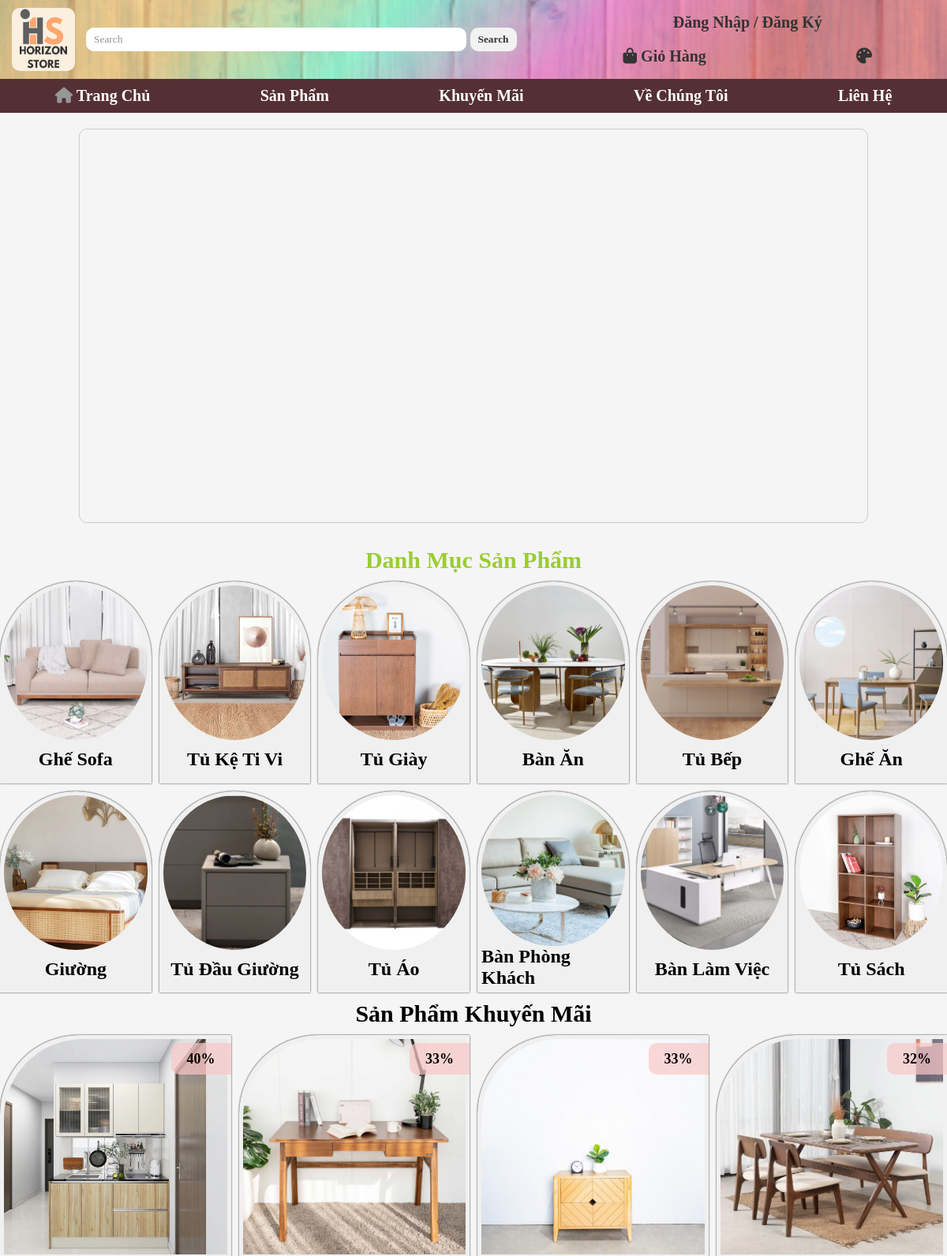
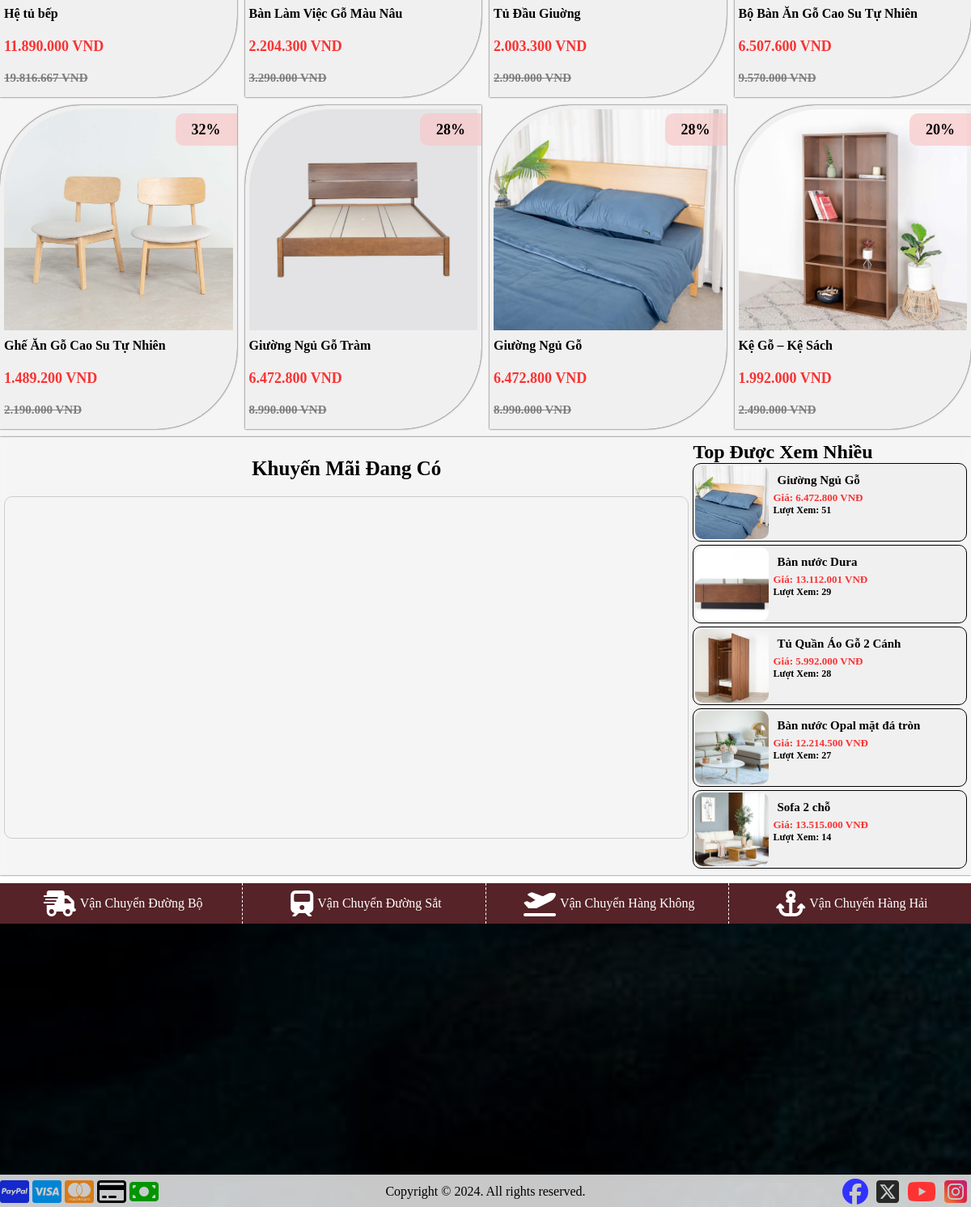
The page / on the database its author committed (2 pictures, top to bottom).
### tables this page shows
CREATE TABLE `categories` (
  `ID` int(11) NOT NULL,
  `Name` varchar(50) NOT NULL,
  `Image` text NOT NULL
);

CREATE TABLE `products` (
  `ID` int(11) NOT NULL,
  `Name` varchar(255) NOT NULL,
  `Price` int(11) NOT NULL,
  `Image` text NOT NULL,
  `Sale` int(11) NOT NULL,
  `Description` text NOT NULL,
  `Detail` text NOT NULL,
  `Quantity` int(11) NOT NULL,
  `Status` tinyint(4) NOT NULL,
  `Import_Date` date DEFAULT NULL,
  `Production_Date` date DEFAULT NULL,
  `Expiration_Date` date DEFAULT NULL,
  `View` int(11) NOT NULL,
  `Cat_ID` int(11) NOT NULL
);

### site/controllers/home_controller.php (called while the page is built)
<?php
class Home_Controller{
    public $Database;
    public $SQL_Database;
    public function __construct(){
        $this->Database = new Database_Model();
        $this->SQL_Database = new SQL_Database();
    }
    public function index(){
        $Conn = $this->Database->Connect();
        $sql = "SELECT * FROM products WHERE Sale >= 10 ORDER BY Sale DESC Limit 8";
        $stml = $Conn->prepare($sql);
        $stml->execute();
        $List_Sale_Products = $stml->fetchAll();
        $List_Cat = $this->SQL_Database->Get_Categories();
        $Top_View = $this->SQL_Database->Get_Top_Products_By_Collum('View','5');
        include_once 'site/views/home.php';
    }
}

### site/views/home.php (the view, shortened to what this page needs)
<div class="Background-All">
    <div class="container">
        <article>
            <div class="Banner"></div>
        </article>
        <div class="Title" style="color: yellowgreen;">
            <h1>Danh Mục Sản Phẩm</h1>
        </div>
        <div class="Category-Grid">
            <?php
            $Category = '';
            foreach ($List_Cat as $Cat) {
                $Category .= '
                        <a href="index.php?action=products&product-action=fill-cat&id=' . $Cat['ID'] . '" class="Product-Category">
                            <img src="public/img/Categories/' . $Cat['Image'] . '" alt="">
                            <h2>' . $Cat['Name'] . '</h2>
                        </a>
                    ';
            }
            echo $Category;
            ?>
        </div>
        <div class="Title">
            <h1>Sản Phẩm Khuyến Mãi</h1>
        </div>
        <div class="Sale-Grid">
            <?php
            $Sale = '';
            foreach ($List_Sale_Products as $List_Product) {
                $Sale .= '
                <a href="index.php?action=products&product-action=detail&id='.$List_Product['ID'].'" class="Product-Sale">
                    <div class="img-product"><img src="public/img/Products/' . $List_Product['Image'] . '" alt="' . $List_Product['Image'] . '"></div>
                    <div class="info-product">
                        <h4>' . $List_Product['Name'] . '</h4>
                        <h5>' . number_format(($List_Product['Price']) - ($List_Product['Price'] * $List_Product['Sale']) / 100, 0, ',', '.') . ' VND</h5>
                        <del>' . number_format($List_Product['Price'], 0, ',', '.') . ' VND</del>
                        <div class="Prd-Sale">' . $List_Product['Sale'] . '% </div>
                    </div>
                </a>';
            }
            echo $Sale;
            ?>
        </div>
        <div class="Rank-Table">
            <div class="Rank-Table-Left">
                <h2>Khuyến Mãi Đang Có</h2>
                <div class="Rank-Table-Banner"></div>
            </div>
            <div class="Rank-Table-Right">
                <h2>Top Được Xem Nhiều</h2>
                <div class="Rank-Table-Content">
                    <?php
                    $Rank_Views = '';
                    foreach ($Top_View as $Rank_View) {
                        $Rank_Views.= '
                            <a href="index.php?action=products&product-action=detail&id='.$Rank_View['ID'].'" class="Rank-Table-Card">
                                <img src="public/img/Products/'. $Rank_View['Image']. '" alt="'. $Rank_View['Image']. '">
                                <div class="Rank-Table-Card-Description">
                                    <h3>'. $Rank_View['Name']. '</h3>
                                    <h4>Giá: '. number_format(($Rank_View['Price']) - ($Rank_View['Price'] * $Rank_View['Sale']) / 100, 0, ',', '.') . ' VNĐ</h4>
                                    <h5>Lượt Xem: '. $Rank_View['View'] .'</h5>
                                </div>
                            </a>
                        ';
                    }
                    echo $Rank_Views;
                    ?>
                </div>
            </div>
        </div>
    </div>
</div>

### site/views/header.php (shortened to what this page needs)
<!DOCTYPE html>
<html lang="en">
<head>
    <link rel="stylesheet" href="public/css/style.css">
    <link rel="stylesheet" href="public/css/all.css">
</head>
<body>
    <header>
        <div class="header-bar">
            <div class="logo">
                <a href="index.php"><img src="public/img/Page/Horizon_Logo_M.png" alt=""></a>
            </div>
            <form class="search" method="post" action="index.php?action=products&product-action=search">
                <input type="text" name="Search" placeholder="Search">
                <input class="button-search" name="Sub" type="submit" value="Search"></input>
            </form>
            <div class="menu-right">
                <ul>
                <div class="Header-Profile">
                    <?php
                    if (isset($_SESSION['user'])) {
                        $User_Login = $_SESSION['user'];
                        $Role_Account = ($User_Login['Role'] == 0 || $User_Login['Role'] == 1)? 'Admin':'User' ;
                        $Avatar = '';
                        echo '<li><a href="index.php?action=user&useraction=profile">Xin Chào ' . $Role_Account . ' ' . $User_Login['Name'] . '</a></li>';
                        echo '<li><a href="index.php?action=user&useraction=logout">Đăng Xuất</a></li>';
                    } else {
                        echo '<li><a href="index.php?action=user&useraction=login_register">Đăng Nhập / Đăng Ký</a></li>';
                    }
                    ?>
                    </div>
                    <div class="Menu-Main">
                        <li><a href="index.php?action=cart"><i class="fa-solid fa-bag-shopping"></i> Giỏ Hàng </a></li>
                        <li class="Themer"><a href="<?php
                            if (isset($_SESSION['Themer']) && $_SESSION['Themer'] == 1){
                                echo 'index.php?Theme=Light';
                            } else if (isset($_SESSION['Themer']) && $_SESSION['Themer'] == 0){
                                echo 'index.php?Theme=Dark';
                            }
                        ?>"><label class="Switch" for="BGC"><i class="fa-solid fa-palette" style="background-color: transparent;"></i></label></a></li>
                    </div>
                </ul>
            </div>
        </div>
    </header>
    <nav class="User-Nav-Page">
        <div class="container">
            <div class="menu">
                <ul>
                    <li><a href="index.php"><i class="fa-solid fa-house" style="color: rgb(150,150,150);"></i> Trang Chủ</a></li>
                    <li><a href="index.php?action=products">Sản Phẩm</a></li>
                    <li><a href="index.php?action=sale">Khuyến Mãi</a></li>
                    <li><a href="index.php?action=about">Về Chúng Tôi</a></li>
                    <li><a href="index.php?action=contact">Liên Hệ</a></li>
                </ul>
            </div>
        </div>
    </nav>

### index.php (shortened to what this page needs)
<?php
include_once 'site/views/header.php';
$Action = isset($_GET['action']) ? $_GET['action'] : 'index';
switch ($Action) {
    case 'index':
        include_once 'site/controllers/home_controller.php';
        $Home_Page = new Home_Controller();
        $Home_Page->index();
        break;
}
include_once 'site/views/footer.php';

### site/views/footer.php (shortened to what this page needs)
<footer>
    <div class="Footer-Top-Bar">
        <div class="Footer-Content">
            <div class="Footer-Top">
                <div class="Shipping-Method"><i class="fa-solid fa-truck-fast fa-2x"></i>Vận Chuyển Đường Bộ</div>
                <div class="Shipping-Method"><i class="fa-solid fa-train fa-2x"></i> Vận Chuyển Đường Sắt</div>
                <div class="Shipping-Method"><i class="fa-solid fa-plane-departure fa-2x"></i> Vận Chuyển Hàng Không</div>
                <div class="Shipping-Method"><i class="fa-solid fa-anchor fa-2x"></i> Vận Chuyển Hàng Hải</div>
            </div>
        </div>
    </div>
    <div class="Footer-Main-Bar">
    </div>
    <div class="Footer-Bottom-Bar">
        <div class="Footer-Content">
            <div class="Footer-Left">
                <i class="fa-brands fa-cc-paypal fa-2x" style="color: rgb(20 40 203);"></i>
                <i class="fa-brands fa-cc-visa fa-2x" style="color: rgb(0 132 213);"></i>
                <i class="fa-brands fa-cc-mastercard fa-2x" style="color: rgb(217 123 22);"></i>
                <i class="fa-regular fa-credit-card fa-2x"></i>
                <i class="fa-solid fa-money-bill fa-2x" style="color: rgb(0,150,0);"></i>
            </div>
            <div class="Footer-Center">
                <p>Copyright © 2024. All rights reserved.</p>
            </div>
            <div class="Footer-Right">
                <a href="#"><i class="fa-brands fa-facebook fa-2x" style="color: rgb(50,50,255);"></i></a>
                <a href="#"><i class="fa-brands fa-square-x-twitter fa-2x" style="color: rgb(40,40,40);"></i></a>
                <a href="#"><i class="fa-brands fa-youtube fa-2x" style="color: rgb(255,50,50);"></i></a>
                <a href="#"><i class="fa-brands fa-square-instagram fa-2x" style="background-image: linear-gradient(45deg, #f09433 0%, #e6683c 25%, #dc2743 50%, #cc2366 75%, #bc1888 100%); background-clip: text; -webkit-text-fill-color: transparent;"></i></a>
            </div>
        </div>
    </div>
</footer>
</body>
<html

### rows shown on the page
categories: Image (picture), Name "Ghế Sofa"
categories: Image (picture), Name "Tủ Kệ Ti Vi"
categories: Image (picture), Name "Tủ Giày"
categories: Image (picture), Name "Bàn Ăn"
categories: Image (picture), Name "Tủ Bếp"
categories: Image (picture), Name "Ghế Ăn"
categories: Image (picture), Name "Giường"
categories: Image (picture), Name "Tủ Đầu Giường"
categories: Image (picture), Name "Tủ Áo"
categories: Image (picture), Name "Bàn Phòng Khách"
categories: Image (picture), Name "Bàn Làm Việc"
categories: Image (picture), Name "Tủ Sách"
products: Image (picture), Name "Hệ tủ bếp", ($List_Product['Price']) - ($List_Product['Price'] * $List_Product['Sale']) / 100 "11.890.000", Price "19.816.667", Sale "40"
products: Image (picture), Name "Bàn Làm Việc Gỗ Màu Nâu", ($List_Product['Price']) - ($List_Product['Price'] * $List_Product['Sale']) / 100 "2.204.300", Price "3.290.000", Sale "33"
products: Image (picture), Name "Tủ Đầu Giuờng", ($List_Product['Price']) - ($List_Product['Price'] * $List_Product['Sale']) / 100 "2.003.300", Price "2.990.000", Sale "33"
products: Image (picture), Name "Bộ Bàn Ăn Gỗ Cao Su Tự Nhiên", ($List_Product['Price']) - ($List_Product['Price'] * $List_Product['Sale']) / 100 "6.507.600", Price "9.570.000", Sale "32"
products: Image (picture), Name "Ghế Ăn Gỗ Cao Su Tự Nhiên", ($List_Product['Price']) - ($List_Product['Price'] * $List_Product['Sale']) / 100 "1.489.200", Price "2.190.000", Sale "32"
products: Image (picture), Name "Giường Ngủ Gỗ Tràm", ($List_Product['Price']) - ($List_Product['Price'] * $List_Product['Sale']) / 100 "6.472.800", Price "8.990.000", Sale "28"
products: Image (picture), Name "Giường Ngủ Gỗ", ($List_Product['Price']) - ($List_Product['Price'] * $List_Product['Sale']) / 100 "6.472.800", Price "8.990.000", Sale "28", ($Rank_View['Price']) - ($Rank_View['Price'] * $Rank_View['Sale']) / 100 "6.472.800", View "51"
products: Image (picture), Name "Kệ Gỗ – Kệ Sách", ($List_Product['Price']) - ($List_Product['Price'] * $List_Product['Sale']) / 100 "1.992.000", Price "2.490.000", Sale "20"
products: Image (picture), Name "Bàn nước Dura", ($Rank_View['Price']) - ($Rank_View['Price'] * $Rank_View['Sale']) / 100 "13.112.001", View "29"
products: Image (picture), Name "Tủ Quần Áo Gỗ 2 Cánh", ($Rank_View['Price']) - ($Rank_View['Price'] * $Rank_View['Sale']) / 100 "5.992.000", View "28"
products: Image (picture), Name "Bàn nước Opal mặt đá tròn", ($Rank_View['Price']) - ($Rank_View['Price'] * $Rank_View['Sale']) / 100 "12.214.500", View "27"
products: Image (picture), Name "Sofa 2 chỗ", ($Rank_View['Price']) - ($Rank_View['Price'] * $Rank_View['Sale']) / 100 "13.515.000", View "14"
